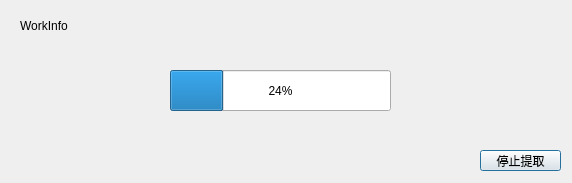
<?xml version="1.0" encoding="UTF-8"?>
<ui version="4.0">
 <class>WorkProgressDialog</class>
 <widget class="QDialog" name="WorkProgressDialog">
  <property name="geometry">
   <rect>
    <x>0</x>
    <y>0</y>
    <width>572</width>
    <height>183</height>
   </rect>
  </property>
  <property name="windowTitle">
   <string>Dialog</string>
  </property>
  <widget class="QLabel" name="info_label">
   <property name="geometry">
    <rect>
     <x>20</x>
     <y>10</y>
     <width>541</width>
     <height>31</height>
    </rect>
   </property>
   <property name="text">
    <string>WorkInfo</string>
   </property>
  </widget>
  <widget class="QProgressBar" name="wrok_progressBar">
   <property name="geometry">
    <rect>
     <x>170</x>
     <y>70</y>
     <width>221</width>
     <height>41</height>
    </rect>
   </property>
   <property name="value">
    <number>24</number>
   </property>
  </widget>
  <widget class="QPushButton" name="stop_pushButton">
   <property name="enabled">
    <bool>true</bool>
   </property>
   <property name="geometry">
    <rect>
     <x>480</x>
     <y>150</y>
     <width>81</width>
     <height>21</height>
    </rect>
   </property>
   <property name="text">
    <string>停止提取</string>
   </property>
  </widget>
 </widget>
 <resources/>
 <connections/>
</ui>
